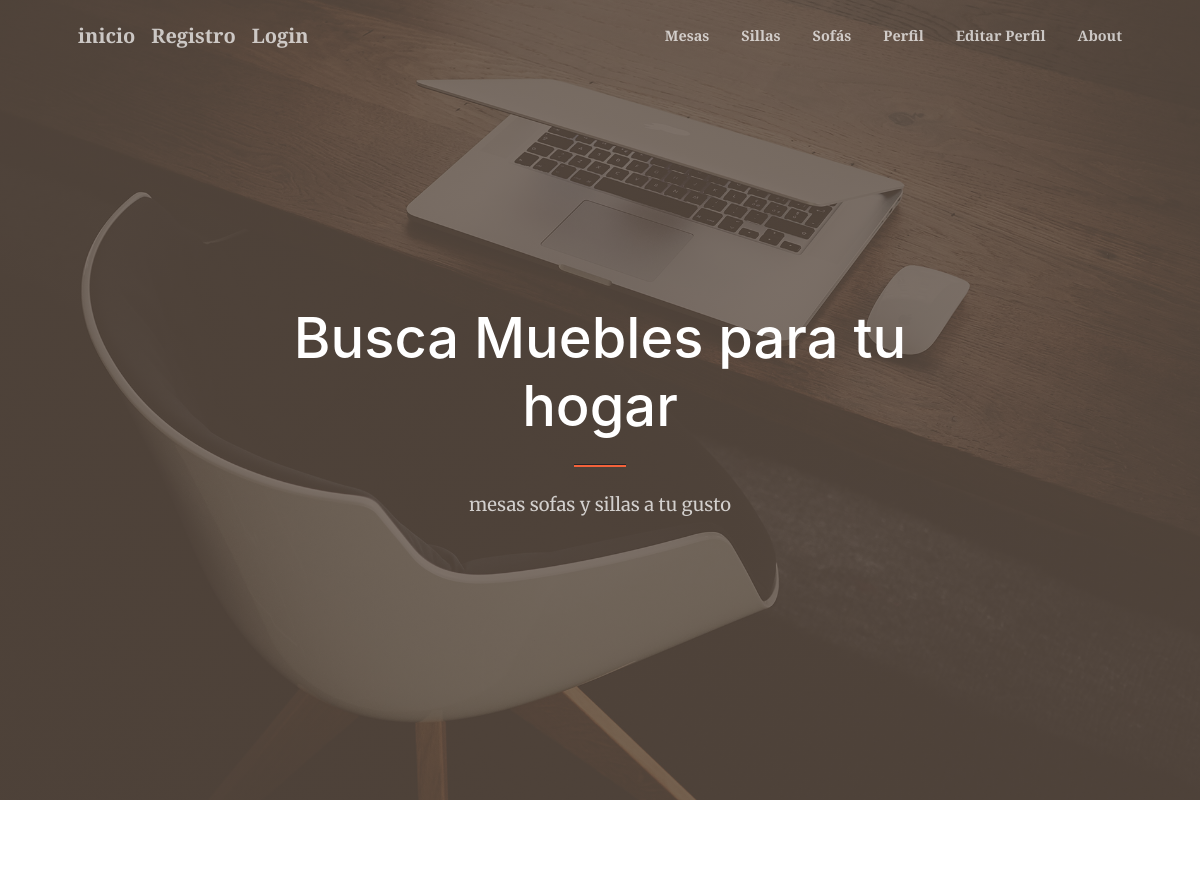
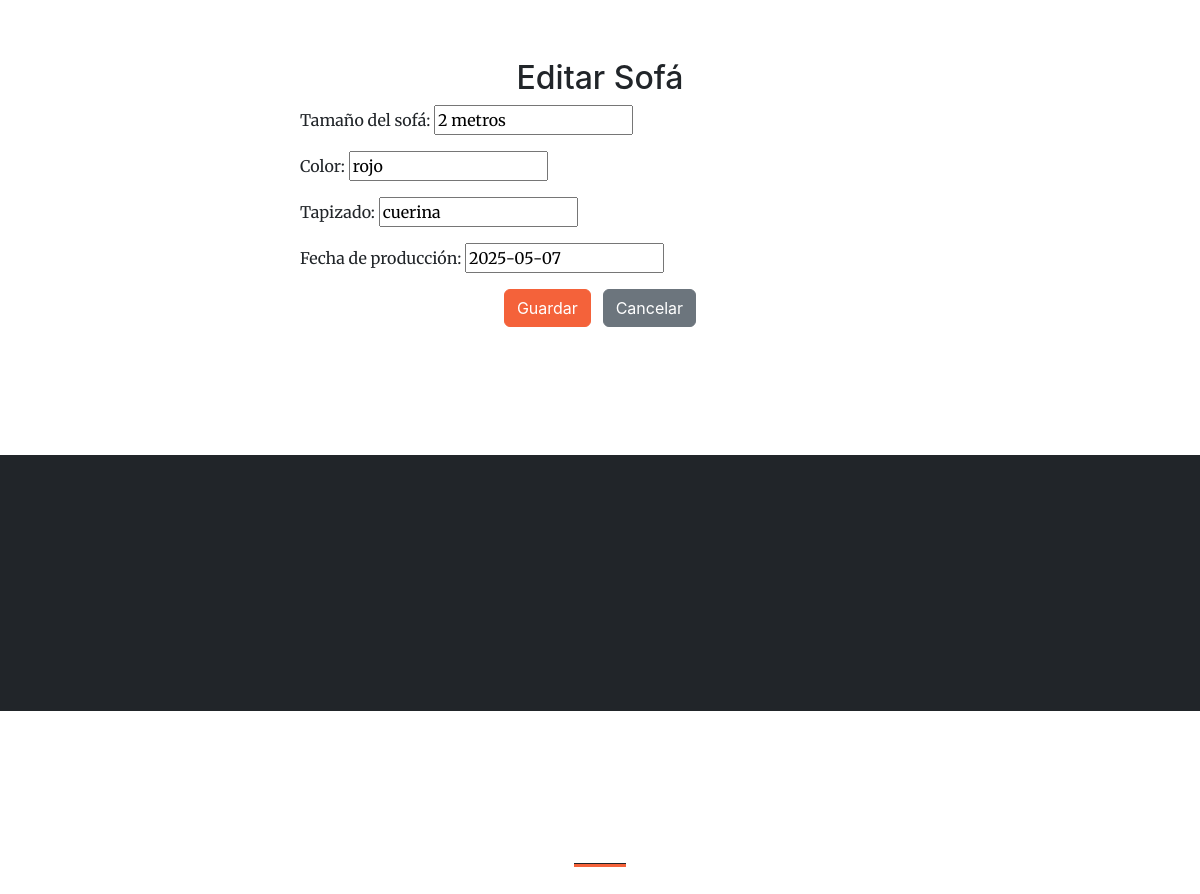
The page /sofas/3/editar/ on the database its author committed (2 pictures, top to bottom).
### mi_primer_app/models.py (models this page shows)
class Sofa(models.Model):
    tamano            = models.CharField(max_length=50)
    color             = models.CharField(max_length=50)
    tapizado          = models.CharField(max_length=100)
    fecha_produccion  = models.DateField()

### mi_primer_app/views.py (the view)
# urls.py: path('sofas/<int:pk>/editar/', SofaUpdateView.as_view(), name='sofa-actualizar'),
class SofaUpdateView(UpdateView):
    model = Sofa
    form_class = SofaForm
    template_name = 'mi_primer_app/sofa_actualizar.html'
    success_url = '/sofas/'

### mi_primer_app/forms.py
class SofaForm(forms.ModelForm):
    class Meta:
        model = Sofa
        fields = ['tamano', 'color', 'tapizado', 'fecha_produccion']
        labels = {
            'tamano': 'Tamaño del sofá',
            'color': 'Color',
            'tapizado': 'Tapizado',
            'fecha_produccion': 'Fecha de producción',
        }

### mi_primer_app/templates/mi_primer_app/sofa_actualizar.html (shortened to what this page needs)
{% extends "padre.html" %}
{% block content %}
<section class="page-section" id="sofa-actualizar">
  <div class="container px-4 px-lg-5">
    <h2 class="text-center mt-4">Editar Sofá</h2>
    <form method="post" class="mx-auto" style="max-width: 600px;">
      {{ form.as_p }}
      <div class="text-center mt-3">
        <button type="submit" class="btn btn-primary">Guardar</button>
        <a href="{% url 'sofa-detalle' sofa.pk %}" class="btn btn-secondary ms-2">Cancelar</a>
      </div>
    </form>
  </div>
</section>
{% endblock %}

### rows shown on the page
Sofa: tamano "2 metros", color "rojo", tapizado "cuerina", fecha_produccion "2025-05-07"
